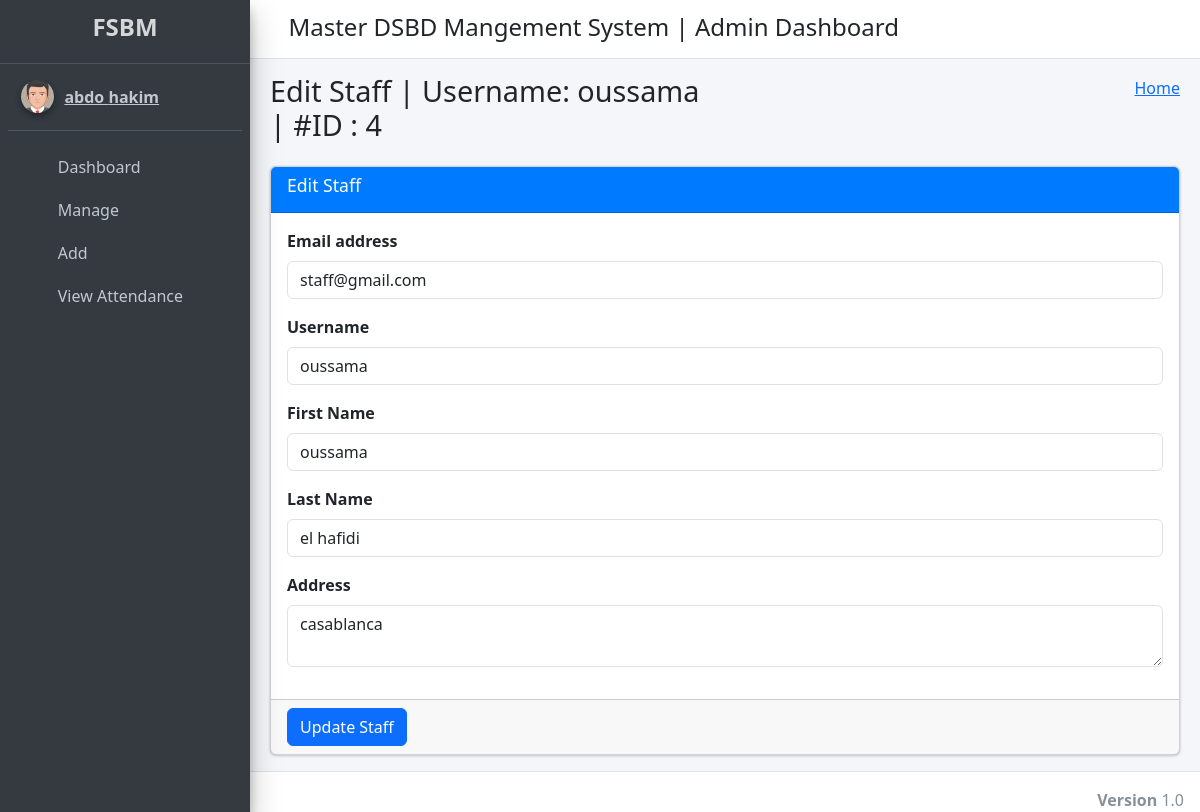
The app's page /edit_staff/4/ (signed in) with its own data.
### student_management_app/models.py (models this page shows)
class CustomUser(AbstractUser):
    user_type_data = ((1, "HOD"), (2, "Staff"), (3, "Student"))
    user_type = models.CharField(default=1, choices=user_type_data, max_length=10)

class Staffs(models.Model):
    id = models.AutoField(primary_key=True)
    admin = models.OneToOneField(CustomUser, on_delete = models.CASCADE)
    address = models.TextField()
    created_at = models.DateTimeField(auto_now_add=True)
    updated_at = models.DateTimeField(auto_now=True)
    objects = models.Manager()

### student_management_app/HodViews.py (the view)
# urls.py: path('edit_staff/<staff_id>/', HodViews.edit_staff, name="edit_staff"),
def edit_staff(request, staff_id):
    staff = Staffs.objects.get(admin=staff_id)
    context = {
        "staff": staff,
        "id": staff_id
    }
    return render(request, "hod_template/edit_staff_template.html", context)

### student_management_app/LoginCheckMiddleWare.py (called while the page is built, shortened)
    def process_view(self, request, view_func, view_args, view_kwargs):
        modulename = view_func.__module__
        user = request.user
        if user.is_authenticated:
            if user.user_type == "1":
                if modulename == "student_management_app.HodViews":
                    pass
                elif modulename == "student_management_app.views" or modulename == "django.views.static":
                    pass
                else:
                    return redirect("admin_home")
            else:
                return redirect("login")
        else:
            if request.path == reverse("login") or request.path == reverse("doLogin"):
                pass
            else:
                return redirect("login")

### student_management_app/templates/hod_template/edit_staff_template.html (shortened to what this page needs)
{% extends 'hod_template/base_template.html' %}
{% block page_title %}
    Edit Staff | Username: {{ staff.admin.username }} | #ID : {{ staff.admin.id }}
{% endblock page_title %}
{% block main_content %}
{% load static %}
<section class="content">
        <div class="container-fluid">
            <div class="row">
                <div class="col-md-12">
                    <div class="card card-primary">
                    <div class="card-header">
                        <h3 class="card-title">Edit Staff</h3>
                    </div>
                    <form role="form" method="POST" action="{% url 'edit_staff_save' %}">
                        <div class="card-body">
                            <div class="form-group">
                                <label>Email address</label>
                                <input type="email" class="form-control" name="email" value="{{ staff.admin.email }}">
                            </div>
                            <div class="form-group">
                                <label>Username</label>
                                <input type="text" class="form-control" name="username" value="{{ staff.admin.username }}">
                            </div>
                            <div class="form-group">
                                <label>First Name</label>
                                <input type="text" class="form-control" name="first_name" value="{{ staff.admin.first_name }}">
                            </div>
                            <div class="form-group">
                                <label>Last Name</label>
                                <input type="text" class="form-control" name="last_name" value="{{ staff.admin.last_name }}">
                            </div>
                            <div class="form-group">
                                <label>Address</label>
                                <textarea class="form-control" name="address">{{ staff.address }}</textarea>
                            </div>
                        </div>
                        <div class="card-footer">
                        <button type="submit" class="btn btn-primary">Update Staff</button>
                        </div>
                    </form>
                    </div>
                </div>
            </div>
        </div>
      </section>
  {% endblock main_content %}

### student_management_app/templates/hod_template/sidebar_template.html (shortened to what this page needs)
{% load static %}
<aside class="main-sidebar sidebar-dark-primary elevation-4">
      <a href="{% url 'admin_home' %}" class="brand-link">
        <h4 class="text-center fw-bold">FSBM</h4>
      </a>
      <div class="sidebar">
        <div class="user-panel mt-3 pb-3 mb-3 d-flex">
          <div class="image">
            <img src="{% static 'dist/img/user2-160x160.jpg' %}" class="img-circle elevation-2" alt="User Image">
          </div>
          <div class="info">
            <a href="{% url 'admin_profile' %}" class="d-block"><span class="font-weight-bold">{{ user.first_name }} {{ user.last_name }}</span></a>
          </div>
        </div>
        <nav class="mt-2">
          <ul class="nav nav-pills nav-sidebar flex-column" data-widget="treeview" role="menu" data-accordion="false">
            <li class="nav-item">
              {% url 'admin_home' as admin_home %}
              <a href="{{ admin_home }}" class="nav-link {% if request.path == admin_home %} active {% endif %}">
                <i class="nav-icon fas fa-tachometer-alt"></i>
                <p>
                  Dashboard
                </p>
              </a>
            </li>
            <li class="nav-item">
              <a href="#" class="nav-link">
                  <i class="nav-icon fas fa-th"></i>
                  <p>
                      Manage
                      <i class="right fas fa-angle-left"></i>
                  </p>
              </a>
          </li>
          <li class="nav-item">
            <a href="#" class="nav-link">
                <i class="nav-icon far fa-plus-square"></i>
                <p>
                    Add
                    <i class="right fas fa-angle-left"></i>
                </p>
            </a>
          </li>
          <li class="nav-item">
            {% url 'admin_view_attendance' as admin_view_attendance %}
            <a href="{{ admin_view_attendance }}" class="nav-link {% if request.path == admin_view_attendance %} active {% endif %}">
                <i class="nav-icon fas fa-calendar-alt"></i>
                <p>
                    View Attendance
                </p>
            </a>
        </li>
          </ul>
        </nav>
      </div>
    </aside>

### records on screen
CustomUser: first_name "abdo", last_name "hakim"
Staffs: admin.username "oussama", admin.id "4", email "staff@gmail.com", username "oussama", first_name "oussama", last_name "el hafidi", address "casablanca"
